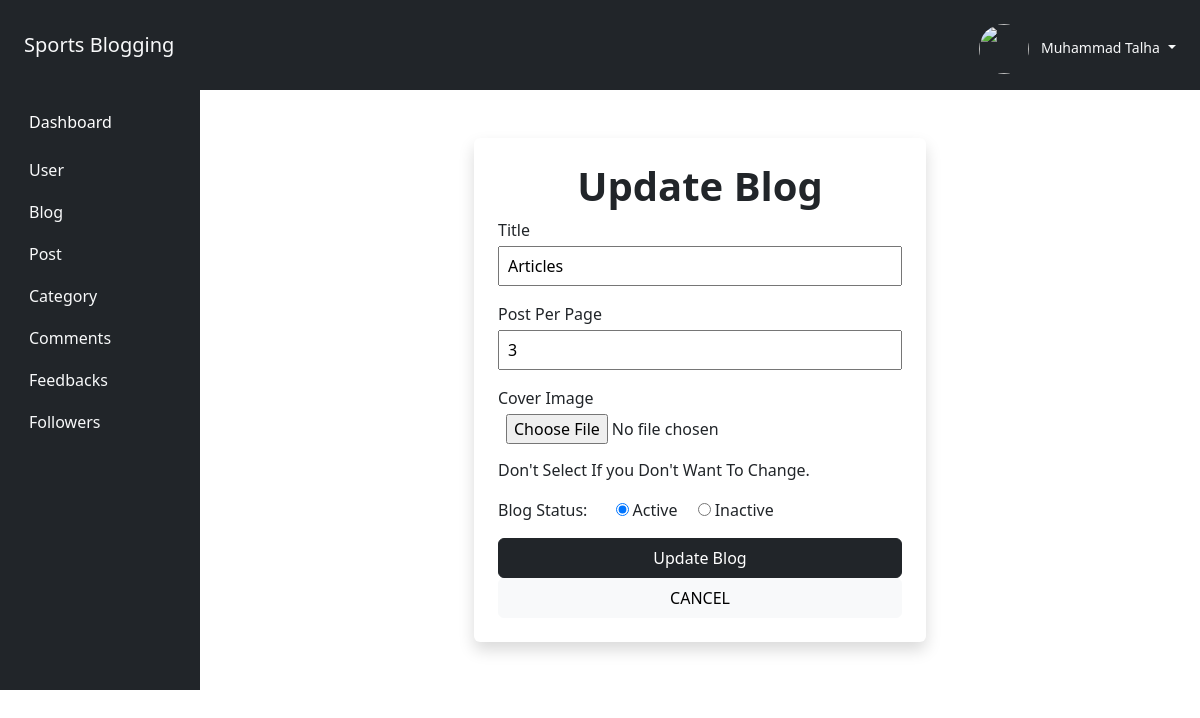
/Admin/add_blog.php?action=edit&blog_id=2 (signed in), run on the app's committed database.
### tables this page shows
CREATE TABLE `blog` (
  `blog_id` int(11) NOT NULL AUTO_INCREMENT,
  `user_id` int(11) DEFAULT NULL,
  `blog_title` varchar(200) DEFAULT NULL,
  `post_per_page` int(11) DEFAULT NULL,
  `blog_background_image` text DEFAULT NULL,
  `blog_status` enum('Active','InActive') DEFAULT NULL,
  `created_at` timestamp NOT NULL DEFAULT current_timestamp(),
  `updated_at` timestamp NULL DEFAULT NULL,
  PRIMARY KEY (`blog_id`),
  KEY `user_id` (`user_id`),
  CONSTRAINT `blog_ibfk_1` FOREIGN KEY (`user_id`) REFERENCES `user` (`user_id`) ON DELETE CASCADE ON UPDATE CASCADE
);

### Admin/add_blog.php (the view, shortened to what this page needs)
<?php
	require("admin_header.php");
        if (isset($_GET['action']) && $_GET['action'] == 'edit' && isset($_GET['blog_id'])) {
            $blog_id = $_GET['blog_id'];
            $query = "SELECT * FROM blog WHERE blog_id = $blog_id";
            $result = mysqli_query($connection, $query);
            $edit_data = mysqli_fetch_assoc($result);
        }
?>
	<div class="container-fluid">
		<div class="row">
				<?php
					require("admin_right_sidebar.php");
				?>
			<div class="col-sm-10 p-5 d-flex justify-content-center">
                    <div class="col-sm-6" id="add-blogs">
                    <form method="POST" action="#" class="shadow rounded p-4 bg-white" enctype="multipart/form-data">
                        <h1 class="text-center fw-bold text-dark"><?php if (isset($_GET['action']) && $_GET['action'] == 'edit') {
                                echo ($_GET['action'] == 'edit')?'Update Blog':'Add Blog';
                            }else{ echo "Add Blog";}?></h1>
                        <div>
                            <label for="title">Title</label><br/>
                            <input type="text" id="title" name="blog_title" value="<?= isset($edit_data['blog_title']) ? $edit_data['blog_title'] : ""?>"  class="w-100 mb-3 mt-1 ps-2" style="height:40px;" required />
                        </div>
                        <div>
                            <label for="per-page">Post Per Page</label><br/>
                            <input type="text" id="per-page" name="post_per_page" value="<?= isset($edit_data['post_per_page']) ? $edit_data['post_per_page'] : ""?>"  class="w-100 mb-3 mt-1 ps-2" style="height:40px;" required />
                        </div>
                        <div class="mb-3">
                            <label for="cover_image">Cover Image</label><br/>
                            <input type="file" name="blog_background_image" id="cover_image" class="w-100 mb-1 mt-1 ps-2" style="height:40px;">
                            <?php if (isset($_GET['action']) && $_GET['action'] == 'edit') {
                                    ?>
                                <p>Don't Select If you Don't Want To Change.</p>
                            <?php }
                            ?>
                        </div>
                        <div class="mb-3">
                            <label for="blog-status" class="me-4">Blog Status:</label>
                            <input type="radio" name="blog_status" value="Active" <?php if (isset($edit_data['blog_status'])) {
                                    echo ($edit_data['blog_status'] == 'Active') ? 'checked' : "";
                                }?> required><label class="ms-1 me-3">Active</label>
                            <input type="radio" name="blog_status" value="Inactive" <?php if (isset($edit_data['blog_status'])) {
                                    echo ($edit_data['blog_status'] == 'InActive') ? 'checked' : "";
                                }?>><label class="ms-1">Inactive</label>
                        </div>
                        <div>
                            <input type="submit" value="<?php if (isset($_GET['action']) && $_GET['action'] == 'edit') {
                                echo ($_GET['action'] == 'edit')?'Update Blog':'Add Blog';
                            }else{ echo "Add Blog";}?>" name="<?php if (isset($_GET['action']) && $_GET['action'] == 'edit') {
                                echo ($_GET['action'] == 'edit')?'update_blog':'add_blog';
                            }else{ echo "add_blog";}?>" class="btn btn-dark btn-gradient w-100" style="height:40px;">
                            <input type="reset" value="CANCEL" name="cancel" class="btn btn-light btn-gradient w-100" style="height:40px;">
                        </div>
                    </form>
                </div>
		</div>
	</div>

### data on the page
blog: blog_title "Articles", post_per_page "3", blog_status "☑"

### other printed values
$user_name "Muhammad Talha"
